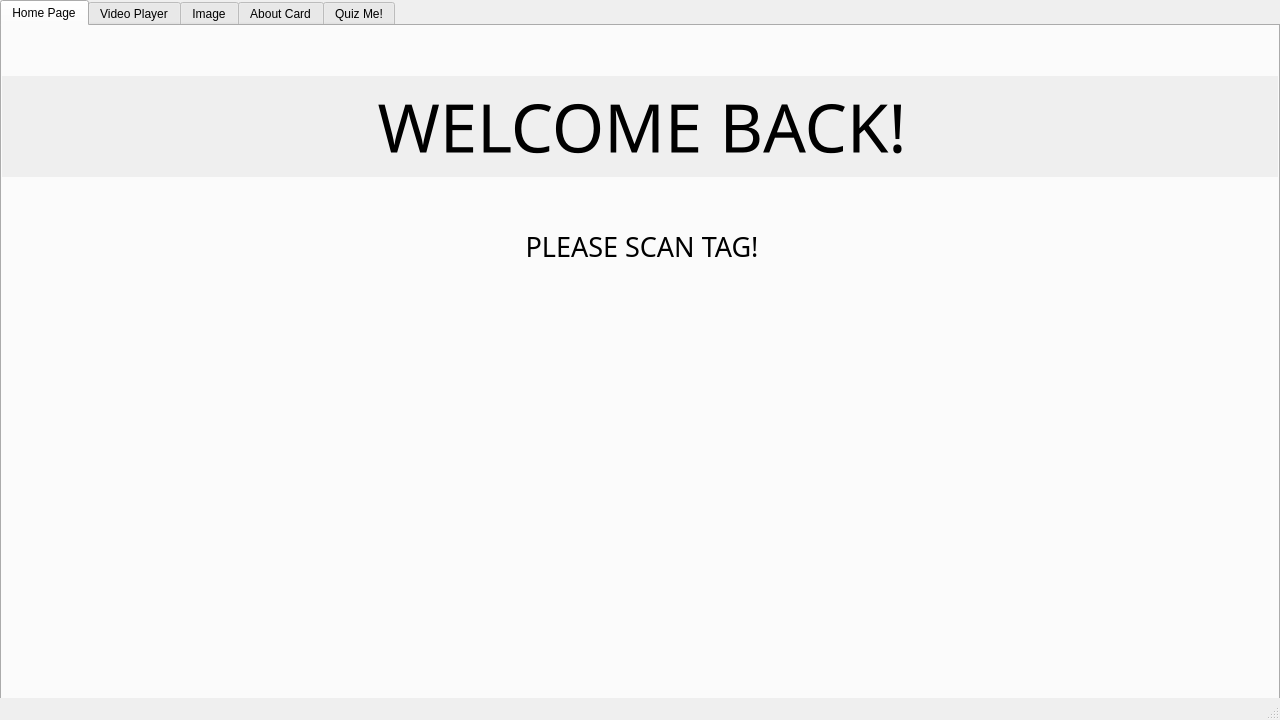
<?xml version="1.0" encoding="UTF-8"?>
<ui version="4.0">
 <class>window</class>
 <widget class="QMainWindow" name="window">
  <property name="geometry">
   <rect>
    <x>0</x>
    <y>0</y>
    <width>1280</width>
    <height>720</height>
   </rect>
  </property>
  <property name="windowTitle">
   <string>MainWindow</string>
  </property>
  <widget class="QWidget" name="centralwidget">
   <property name="autoFillBackground">
    <bool>false</bool>
   </property>
   <widget class="QTabWidget" name="tabWidget">
    <property name="geometry">
     <rect>
      <x>0</x>
      <y>0</y>
      <width>1280</width>
      <height>720</height>
     </rect>
    </property>
    <property name="currentIndex">
     <number>0</number>
    </property>
    <widget class="QWidget" name="home">
     <attribute name="title">
      <string>Home Page</string>
     </attribute>
     <widget class="QLabel" name="title_label">
      <property name="geometry">
       <rect>
        <x>0</x>
        <y>50</y>
        <width>1280</width>
        <height>101</height>
       </rect>
      </property>
      <property name="font">
       <font>
        <family>Cooper Black</family>
        <pointsize>50</pointsize>
        <weight>50</weight>
        <bold>false</bold>
        <underline>false</underline>
       </font>
      </property>
      <property name="layoutDirection">
       <enum>Qt::RightToLeft</enum>
      </property>
      <property name="autoFillBackground">
       <bool>true</bool>
      </property>
      <property name="text">
       <string>WELCOME BACK!</string>
      </property>
      <property name="alignment">
       <set>Qt::AlignCenter</set>
      </property>
     </widget>
     <widget class="QLabel" name="title_label_2">
      <property name="geometry">
       <rect>
        <x>0</x>
        <y>200</y>
        <width>1280</width>
        <height>41</height>
       </rect>
      </property>
      <property name="font">
       <font>
        <family>Cooper Black</family>
        <pointsize>20</pointsize>
        <weight>50</weight>
        <bold>false</bold>
        <underline>false</underline>
       </font>
      </property>
      <property name="text">
       <string>PLEASE SCAN TAG!</string>
      </property>
      <property name="alignment">
       <set>Qt::AlignCenter</set>
      </property>
     </widget>
     <widget class="QLabel" name="loading_label">
      <property name="geometry">
       <rect>
        <x>500</x>
        <y>350</y>
        <width>281</width>
        <height>191</height>
       </rect>
      </property>
      <property name="text">
       <string/>
      </property>
      <property name="alignment">
       <set>Qt::AlignCenter</set>
      </property>
     </widget>
    </widget>
    <widget class="QWidget" name="videoPlayer">
     <attribute name="title">
      <string>Video Player</string>
     </attribute>
     <widget class="QWidget" name="videoWidget" native="true">
      <property name="geometry">
       <rect>
        <x>10</x>
        <y>10</y>
        <width>1251</width>
        <height>580</height>
       </rect>
      </property>
     </widget>
    </widget>
    <widget class="QWidget" name="image">
     <attribute name="title">
      <string>Image</string>
     </attribute>
     <widget class="QLabel" name="imageWidget">
      <property name="geometry">
       <rect>
        <x>10</x>
        <y>10</y>
        <width>1251</width>
        <height>580</height>
       </rect>
      </property>
      <property name="text">
       <string/>
      </property>
      <property name="alignment">
       <set>Qt::AlignHCenter|Qt::AlignTop</set>
      </property>
     </widget>
    </widget>
    <widget class="QWidget" name="card">
     <attribute name="title">
      <string>About Card</string>
     </attribute>
     <widget class="QLabel" name="title_label_3">
      <property name="geometry">
       <rect>
        <x>0</x>
        <y>0</y>
        <width>1280</width>
        <height>101</height>
       </rect>
      </property>
      <property name="font">
       <font>
        <family>Cooper Black</family>
        <pointsize>30</pointsize>
        <weight>50</weight>
        <bold>false</bold>
        <underline>false</underline>
       </font>
      </property>
      <property name="layoutDirection">
       <enum>Qt::RightToLeft</enum>
      </property>
      <property name="autoFillBackground">
       <bool>true</bool>
      </property>
      <property name="text">
       <string>Card Information</string>
      </property>
      <property name="alignment">
       <set>Qt::AlignCenter</set>
      </property>
     </widget>
     <widget class="QListWidget" name="infoList">
      <property name="geometry">
       <rect>
        <x>100</x>
        <y>100</y>
        <width>1080</width>
        <height>450</height>
       </rect>
      </property>
     </widget>
    </widget>
    <widget class="QWidget" name="quiz">
     <attribute name="title">
      <string>Quiz Me!</string>
     </attribute>
     <widget class="QLabel" name="title_label_4">
      <property name="geometry">
       <rect>
        <x>0</x>
        <y>0</y>
        <width>1280</width>
        <height>101</height>
       </rect>
      </property>
      <property name="font">
       <font>
        <family>Cooper Black</family>
        <pointsize>30</pointsize>
        <weight>50</weight>
        <bold>false</bold>
        <underline>false</underline>
       </font>
      </property>
      <property name="layoutDirection">
       <enum>Qt::RightToLeft</enum>
      </property>
      <property name="autoFillBackground">
       <bool>true</bool>
      </property>
      <property name="text">
       <string>Quiz Time!</string>
      </property>
      <property name="alignment">
       <set>Qt::AlignCenter</set>
      </property>
     </widget>
     <widget class="QLabel" name="imageWidget_2">
      <property name="geometry">
       <rect>
        <x>10</x>
        <y>119</y>
        <width>1251</width>
        <height>471</height>
       </rect>
      </property>
      <property name="text">
       <string/>
      </property>
      <property name="alignment">
       <set>Qt::AlignHCenter|Qt::AlignTop</set>
      </property>
     </widget>
     <widget class="QPushButton" name="option_1">
      <property name="geometry">
       <rect>
        <x>150</x>
        <y>440</y>
        <width>181</width>
        <height>91</height>
       </rect>
      </property>
      <property name="font">
       <font>
        <pointsize>20</pointsize>
       </font>
      </property>
      <property name="text">
       <string/>
      </property>
      <property name="default">
       <bool>false</bool>
      </property>
      <property name="flat">
       <bool>false</bool>
      </property>
     </widget>
     <widget class="QPushButton" name="option_2">
      <property name="geometry">
       <rect>
        <x>550</x>
        <y>440</y>
        <width>181</width>
        <height>91</height>
       </rect>
      </property>
      <property name="font">
       <font>
        <pointsize>20</pointsize>
       </font>
      </property>
      <property name="text">
       <string/>
      </property>
     </widget>
     <widget class="QPushButton" name="option_3">
      <property name="geometry">
       <rect>
        <x>940</x>
        <y>440</y>
        <width>181</width>
        <height>91</height>
       </rect>
      </property>
      <property name="font">
       <font>
        <pointsize>20</pointsize>
       </font>
      </property>
      <property name="text">
       <string/>
      </property>
     </widget>
     <widget class="QPushButton" name="next_button">
      <property name="geometry">
       <rect>
        <x>1080</x>
        <y>20</y>
        <width>141</width>
        <height>61</height>
       </rect>
      </property>
      <property name="font">
       <font>
        <pointsize>10</pointsize>
        <weight>75</weight>
        <bold>true</bold>
       </font>
      </property>
      <property name="layoutDirection">
       <enum>Qt::LeftToRight</enum>
      </property>
      <property name="text">
       <string>NEXT QUESTION</string>
      </property>
     </widget>
     <widget class="QLabel" name="perm_label">
      <property name="geometry">
       <rect>
        <x>150</x>
        <y>370</y>
        <width>181</width>
        <height>41</height>
       </rect>
      </property>
      <property name="font">
       <font>
        <pointsize>18</pointsize>
       </font>
      </property>
      <property name="text">
       <string>(A)</string>
      </property>
      <property name="alignment">
       <set>Qt::AlignCenter</set>
      </property>
     </widget>
     <widget class="QLabel" name="perm_label_2">
      <property name="geometry">
       <rect>
        <x>550</x>
        <y>370</y>
        <width>181</width>
        <height>41</height>
       </rect>
      </property>
      <property name="font">
       <font>
        <pointsize>18</pointsize>
       </font>
      </property>
      <property name="text">
       <string>(B)</string>
      </property>
      <property name="alignment">
       <set>Qt::AlignCenter</set>
      </property>
     </widget>
     <widget class="QLabel" name="perm_label_3">
      <property name="geometry">
       <rect>
        <x>940</x>
        <y>370</y>
        <width>181</width>
        <height>41</height>
       </rect>
      </property>
      <property name="font">
       <font>
        <pointsize>18</pointsize>
       </font>
      </property>
      <property name="text">
       <string>(C)</string>
      </property>
      <property name="alignment">
       <set>Qt::AlignCenter</set>
      </property>
     </widget>
     <widget class="QLabel" name="question_label">
      <property name="geometry">
       <rect>
        <x>150</x>
        <y>140</y>
        <width>971</width>
        <height>191</height>
       </rect>
      </property>
      <property name="font">
       <font>
        <pointsize>40</pointsize>
       </font>
      </property>
      <property name="frameShape">
       <enum>QFrame::Box</enum>
      </property>
      <property name="text">
       <string/>
      </property>
      <property name="alignment">
       <set>Qt::AlignCenter</set>
      </property>
     </widget>
    </widget>
   </widget>
  </widget>
  <widget class="QMenuBar" name="menubar">
   <property name="enabled">
    <bool>true</bool>
   </property>
   <property name="geometry">
    <rect>
     <x>0</x>
     <y>0</y>
     <width>1280</width>
     <height>21</height>
    </rect>
   </property>
  </widget>
  <widget class="QStatusBar" name="statusbar">
   <property name="enabled">
    <bool>true</bool>
   </property>
  </widget>
 </widget>
 <resources/>
 <connections/>
</ui>
